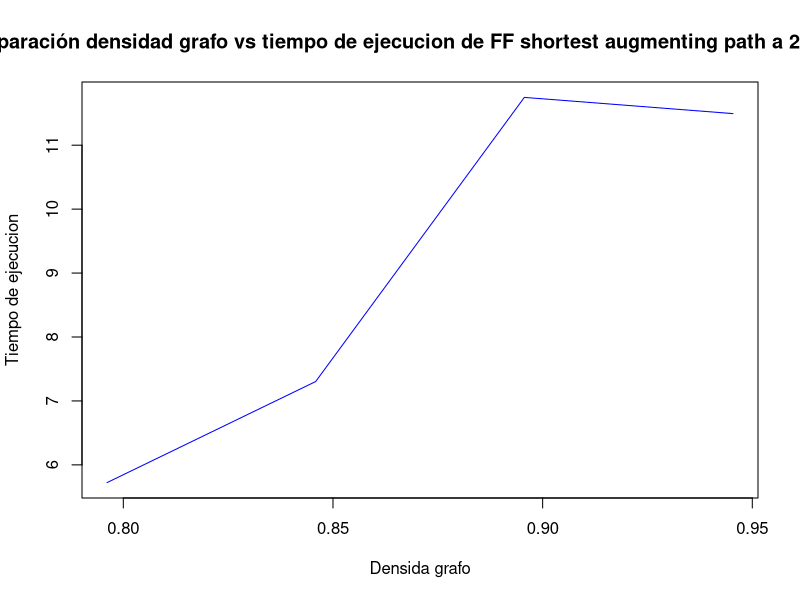
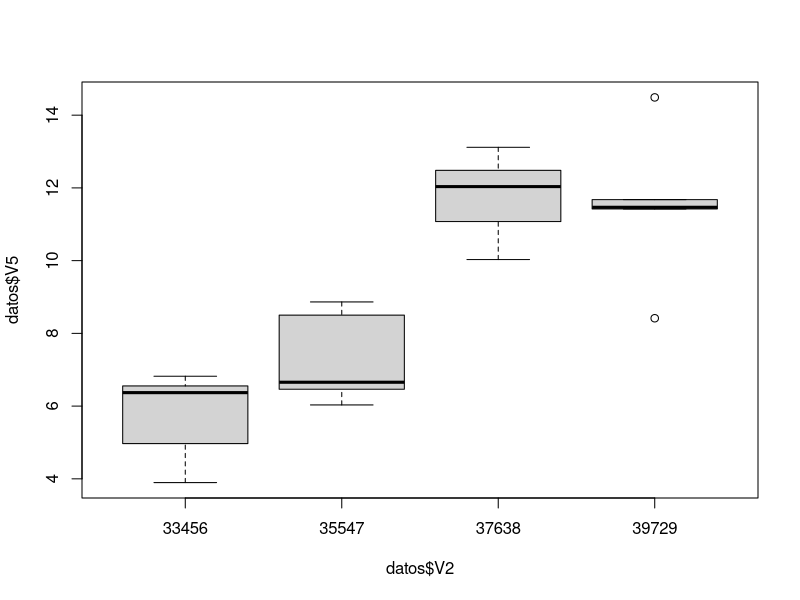
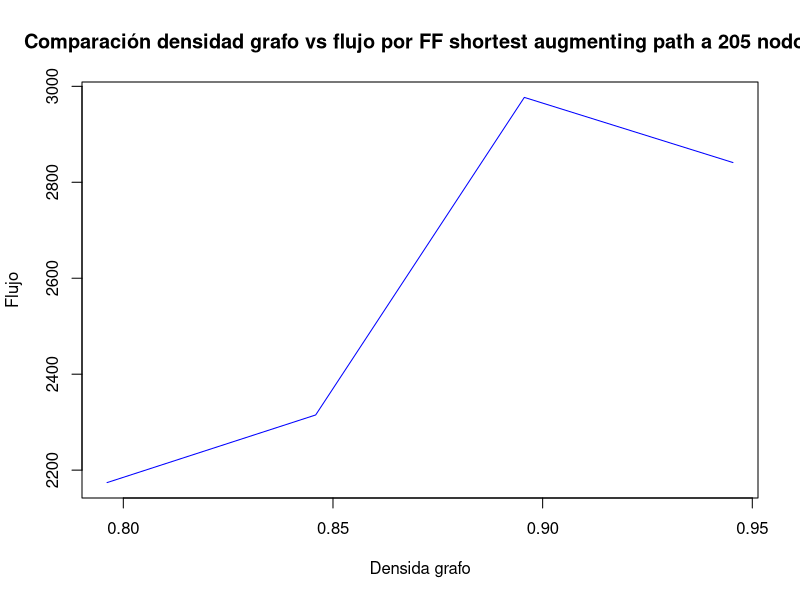
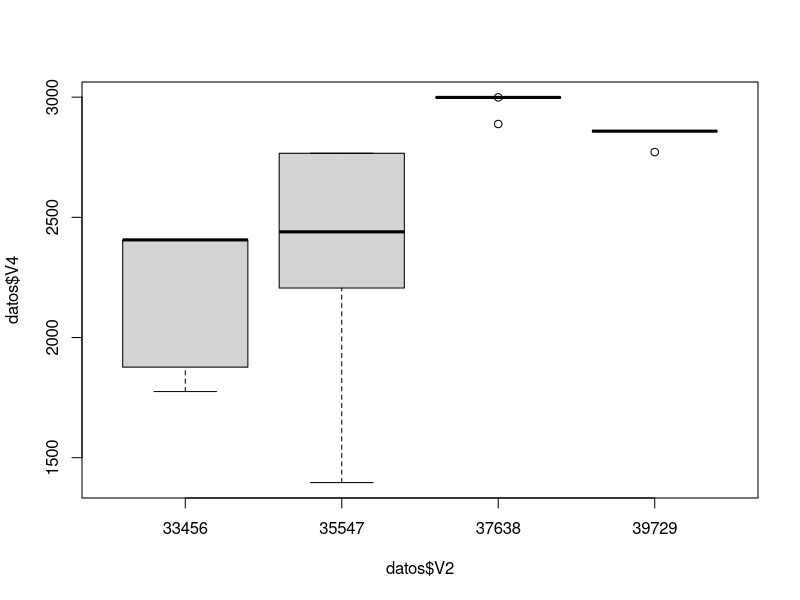
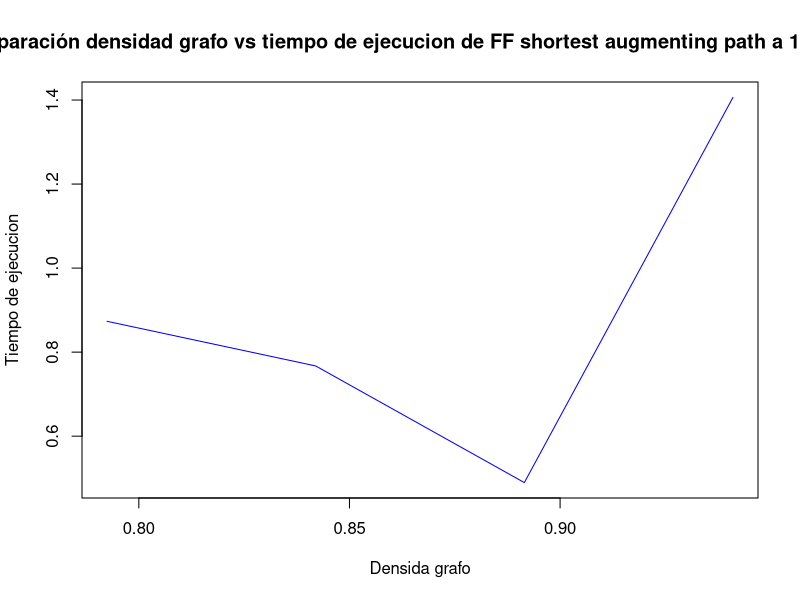
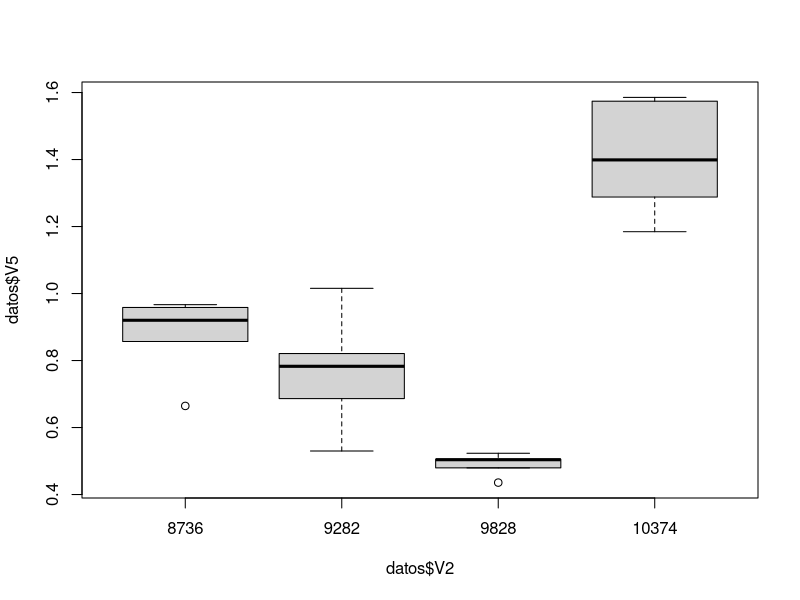
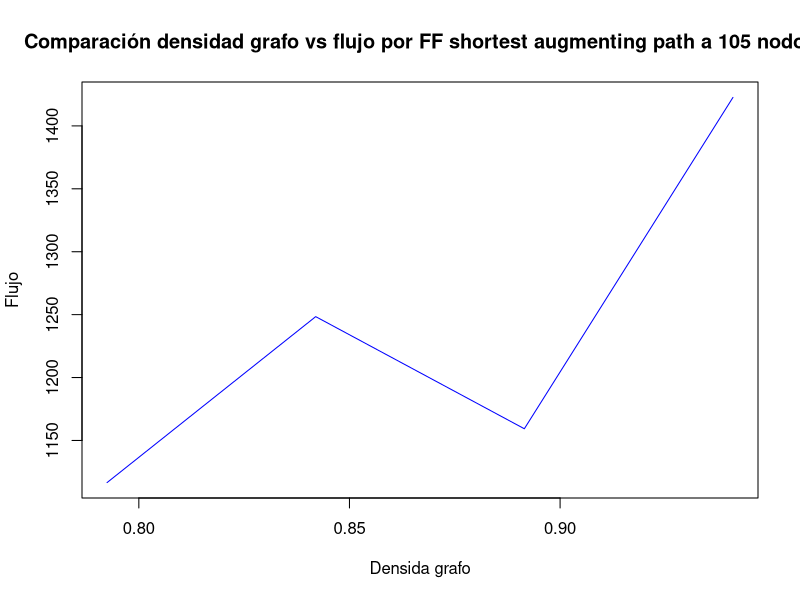
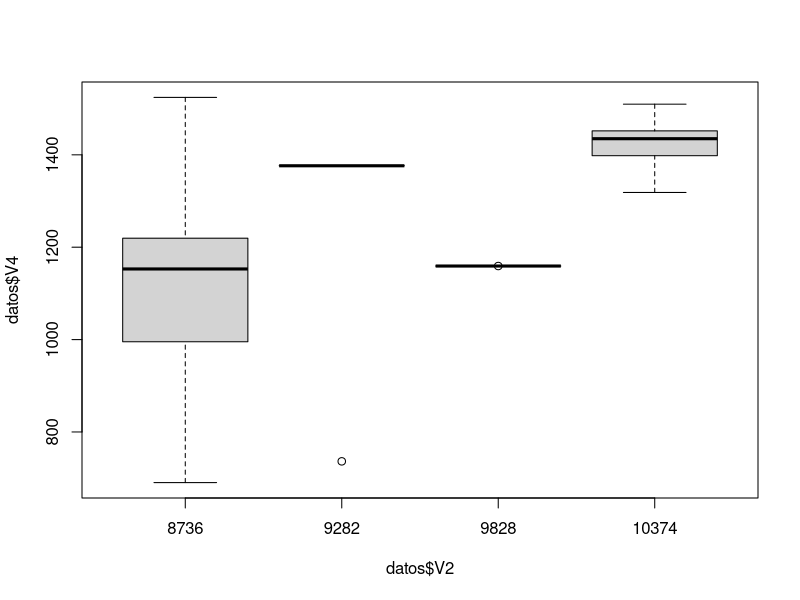

These figures' R source, in order:
datos = read.csv("result2Tarea5.dat", sep=" ", header=FALSE)
a = aggregate(datos, by=list(datos$V2), mean)
plot(a$Group.1/(a$V1*a$V1-1), a$V5, col="blue", pch=16, type="l",main="Comparación densidad grafo vs tiempo de ejecucion de FF shortest augmenting path a 205 nodos",xlab="Densida grafo", ylab="Tiempo de ejecucion")
boxplot(datos$V5 ~ datos$V2)
plot(a$Group.1/(a$V1*a$V1-1), a$V4, col="blue", pch=16, type="l",main="Comparación densidad grafo vs flujo por FF shortest augmenting path a 205 nodos",xlab="Densida grafo", ylab="Flujo")
boxplot(datos$V4 ~ datos$V2)

datos = read.csv("result3Tarea5.dat", sep=" ", header=FALSE)
a = aggregate(datos, by=list(datos$V2), mean)
plot(a$Group.1/(a$V1*a$V1-1), a$V5, col="blue", pch=16, type="l",main="Comparación densidad grafo vs tiempo de ejecucion de FF shortest augmenting path a 105 nodos",xlab="Densida grafo", ylab="Tiempo de ejecucion")
boxplot(datos$V5 ~ datos$V2)
plot(a$Group.1/(a$V1*a$V1-1), a$V4, col="blue", pch=16, type="l",main="Comparación densidad grafo vs flujo por FF shortest augmenting path a 105 nodos",xlab="Densida grafo", ylab="Flujo")
boxplot(datos$V4 ~ datos$V2)

datos = read.csv("resultTarea5.dat", sep=" ", header=FALSE)
a = aggregate(datos, by=list(datos$V2), mean)
plot(a$Group.1/(a$V1*a$V1-1), a$V5, col="blue", pch=16, type="l",main="Comparación densidad grafo vs tiempo de ejecucion de FF shortest augmenting path a 1005 nodos",xlab="Densida grafo", ylab="Tiempo de ejecucion")
boxplot(datos$V5 ~ datos$V2)
plot(a$Group.1/(a$V1*a$V1-1), a$V4, col="blue", pch=16, type="l",main="Comparación densidad grafo vs flujo por FF shortest augmenting path a 1005 nodos",xlab="Densida grafo", ylab="Flujo")
boxplot(datos$V4 ~ datos$V2)


